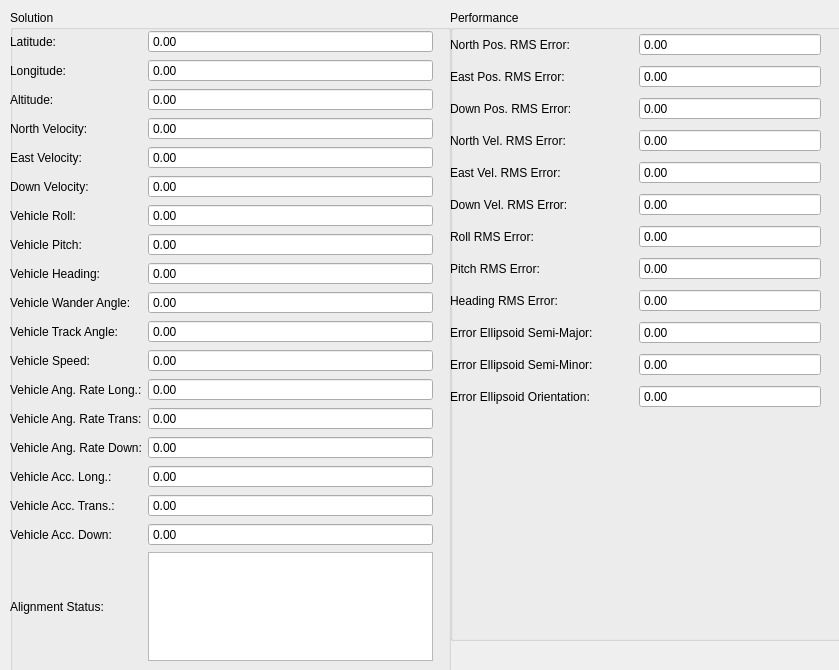
<?xml version="1.0" encoding="UTF-8"?>
<ui version="4.0">
 <class>NavigationControl</class>
 <widget class="QWidget" name="NavigationControl">
  <property name="geometry">
   <rect>
    <x>0</x>
    <y>0</y>
    <width>839</width>
    <height>670</height>
   </rect>
  </property>
  <property name="windowTitle">
   <string>Form</string>
  </property>
  <widget class="QGroupBox" name="solutionGroupBox">
   <property name="geometry">
    <rect>
     <x>10</x>
     <y>10</y>
     <width>441</width>
     <height>721</height>
    </rect>
   </property>
   <property name="title">
    <string>Solution</string>
   </property>
   <widget class="QWidget" name="gridLayoutWidget">
    <property name="geometry">
     <rect>
      <x>0</x>
      <y>20</y>
      <width>423</width>
      <height>631</height>
     </rect>
    </property>
    <layout class="QGridLayout" name="solutionLayout">
     <item row="0" column="0">
      <widget class="QLabel" name="latLabel">
       <property name="text">
        <string>Latitude:</string>
       </property>
      </widget>
     </item>
     <item row="0" column="1">
      <widget class="QDoubleSpinBox" name="latSpinBox">
       <property name="readOnly">
        <bool>true</bool>
       </property>
       <property name="buttonSymbols">
        <enum>QAbstractSpinBox::NoButtons</enum>
       </property>
       <property name="minimum">
        <double>-1000000.000000000000000</double>
       </property>
       <property name="maximum">
        <double>1000000.000000000000000</double>
       </property>
      </widget>
     </item>
     <item row="1" column="0">
      <widget class="QLabel" name="longLabel">
       <property name="text">
        <string>Longitude:</string>
       </property>
      </widget>
     </item>
     <item row="1" column="1">
      <widget class="QDoubleSpinBox" name="longSpinBox">
       <property name="readOnly">
        <bool>true</bool>
       </property>
       <property name="buttonSymbols">
        <enum>QAbstractSpinBox::NoButtons</enum>
       </property>
       <property name="minimum">
        <double>-1000000.000000000000000</double>
       </property>
       <property name="maximum">
        <double>1000000.000000000000000</double>
       </property>
      </widget>
     </item>
     <item row="2" column="0">
      <widget class="QLabel" name="altLabel">
       <property name="text">
        <string>Altitude:</string>
       </property>
      </widget>
     </item>
     <item row="2" column="1">
      <widget class="QDoubleSpinBox" name="altSpinBox">
       <property name="readOnly">
        <bool>true</bool>
       </property>
       <property name="buttonSymbols">
        <enum>QAbstractSpinBox::NoButtons</enum>
       </property>
       <property name="minimum">
        <double>-1000000.000000000000000</double>
       </property>
       <property name="maximum">
        <double>1000000.000000000000000</double>
       </property>
      </widget>
     </item>
     <item row="3" column="0">
      <widget class="QLabel" name="velNorthLabel">
       <property name="text">
        <string>North Velocity:</string>
       </property>
      </widget>
     </item>
     <item row="4" column="0">
      <widget class="QLabel" name="velEastLabel">
       <property name="text">
        <string>East Velocity:</string>
       </property>
      </widget>
     </item>
     <item row="4" column="1">
      <widget class="QDoubleSpinBox" name="velEastSpinBox">
       <property name="readOnly">
        <bool>true</bool>
       </property>
       <property name="buttonSymbols">
        <enum>QAbstractSpinBox::NoButtons</enum>
       </property>
       <property name="minimum">
        <double>-1000000.000000000000000</double>
       </property>
       <property name="maximum">
        <double>1000000.000000000000000</double>
       </property>
      </widget>
     </item>
     <item row="5" column="1">
      <widget class="QDoubleSpinBox" name="velDownSpinBox">
       <property name="readOnly">
        <bool>true</bool>
       </property>
       <property name="buttonSymbols">
        <enum>QAbstractSpinBox::NoButtons</enum>
       </property>
       <property name="minimum">
        <double>-1000000.000000000000000</double>
       </property>
       <property name="maximum">
        <double>1000000.000000000000000</double>
       </property>
      </widget>
     </item>
     <item row="6" column="1">
      <widget class="QDoubleSpinBox" name="rollSpinBox">
       <property name="readOnly">
        <bool>true</bool>
       </property>
       <property name="buttonSymbols">
        <enum>QAbstractSpinBox::NoButtons</enum>
       </property>
       <property name="minimum">
        <double>-1000000.000000000000000</double>
       </property>
       <property name="maximum">
        <double>1000000.000000000000000</double>
       </property>
      </widget>
     </item>
     <item row="5" column="0">
      <widget class="QLabel" name="velDownLabel">
       <property name="text">
        <string>Down Velocity:</string>
       </property>
      </widget>
     </item>
     <item row="6" column="0">
      <widget class="QLabel" name="rollLabel">
       <property name="text">
        <string>Vehicle Roll:</string>
       </property>
      </widget>
     </item>
     <item row="7" column="0">
      <widget class="QLabel" name="pitchLabel">
       <property name="text">
        <string>Vehicle Pitch:</string>
       </property>
      </widget>
     </item>
     <item row="7" column="1">
      <widget class="QDoubleSpinBox" name="pitchSpinBox">
       <property name="readOnly">
        <bool>true</bool>
       </property>
       <property name="buttonSymbols">
        <enum>QAbstractSpinBox::NoButtons</enum>
       </property>
       <property name="minimum">
        <double>-1000000.000000000000000</double>
       </property>
       <property name="maximum">
        <double>1000000.000000000000000</double>
       </property>
      </widget>
     </item>
     <item row="8" column="0">
      <widget class="QLabel" name="headingLabel">
       <property name="text">
        <string>Vehicle Heading:</string>
       </property>
      </widget>
     </item>
     <item row="8" column="1">
      <widget class="QDoubleSpinBox" name="headingSpinBox">
       <property name="readOnly">
        <bool>true</bool>
       </property>
       <property name="buttonSymbols">
        <enum>QAbstractSpinBox::NoButtons</enum>
       </property>
       <property name="minimum">
        <double>-1000000.000000000000000</double>
       </property>
       <property name="maximum">
        <double>1000000.000000000000000</double>
       </property>
      </widget>
     </item>
     <item row="9" column="1">
      <widget class="QDoubleSpinBox" name="wanderSpinBox">
       <property name="readOnly">
        <bool>true</bool>
       </property>
       <property name="buttonSymbols">
        <enum>QAbstractSpinBox::NoButtons</enum>
       </property>
       <property name="minimum">
        <double>-1000000.000000000000000</double>
       </property>
       <property name="maximum">
        <double>1000000.000000000000000</double>
       </property>
      </widget>
     </item>
     <item row="9" column="0">
      <widget class="QLabel" name="wanderLabel">
       <property name="text">
        <string>Vehicle Wander Angle:</string>
       </property>
      </widget>
     </item>
     <item row="10" column="0">
      <widget class="QLabel" name="trackLabel">
       <property name="text">
        <string>Vehicle Track Angle:</string>
       </property>
      </widget>
     </item>
     <item row="10" column="1">
      <widget class="QDoubleSpinBox" name="trackSpinBox">
       <property name="readOnly">
        <bool>true</bool>
       </property>
       <property name="buttonSymbols">
        <enum>QAbstractSpinBox::NoButtons</enum>
       </property>
       <property name="minimum">
        <double>-1000000.000000000000000</double>
       </property>
       <property name="maximum">
        <double>1000000.000000000000000</double>
       </property>
      </widget>
     </item>
     <item row="11" column="0">
      <widget class="QLabel" name="speedLabel">
       <property name="text">
        <string>Vehicle Speed:</string>
       </property>
      </widget>
     </item>
     <item row="11" column="1">
      <widget class="QDoubleSpinBox" name="speedSpinBox">
       <property name="readOnly">
        <bool>true</bool>
       </property>
       <property name="buttonSymbols">
        <enum>QAbstractSpinBox::NoButtons</enum>
       </property>
       <property name="minimum">
        <double>-1000000.000000000000000</double>
       </property>
       <property name="maximum">
        <double>1000000.000000000000000</double>
       </property>
      </widget>
     </item>
     <item row="12" column="0">
      <widget class="QLabel" name="rateLongLabel">
       <property name="text">
        <string>Vehicle Ang. Rate Long.:</string>
       </property>
      </widget>
     </item>
     <item row="12" column="1">
      <widget class="QDoubleSpinBox" name="rateLongSpinBox">
       <property name="readOnly">
        <bool>true</bool>
       </property>
       <property name="buttonSymbols">
        <enum>QAbstractSpinBox::NoButtons</enum>
       </property>
       <property name="minimum">
        <double>-1000000.000000000000000</double>
       </property>
       <property name="maximum">
        <double>1000000.000000000000000</double>
       </property>
      </widget>
     </item>
     <item row="13" column="0">
      <widget class="QLabel" name="rateTransLabel">
       <property name="text">
        <string>Vehicle Ang. Rate Trans:</string>
       </property>
      </widget>
     </item>
     <item row="13" column="1">
      <widget class="QDoubleSpinBox" name="rateTransSpinBox">
       <property name="readOnly">
        <bool>true</bool>
       </property>
       <property name="buttonSymbols">
        <enum>QAbstractSpinBox::NoButtons</enum>
       </property>
       <property name="minimum">
        <double>-1000000.000000000000000</double>
       </property>
       <property name="maximum">
        <double>1000000.000000000000000</double>
       </property>
      </widget>
     </item>
     <item row="14" column="0">
      <widget class="QLabel" name="rateDownLabel">
       <property name="text">
        <string>Vehicle Ang. Rate Down:</string>
       </property>
      </widget>
     </item>
     <item row="14" column="1">
      <widget class="QDoubleSpinBox" name="rateDownSpinBox">
       <property name="readOnly">
        <bool>true</bool>
       </property>
       <property name="buttonSymbols">
        <enum>QAbstractSpinBox::NoButtons</enum>
       </property>
       <property name="minimum">
        <double>-1000000.000000000000000</double>
       </property>
       <property name="maximum">
        <double>1000000.000000000000000</double>
       </property>
      </widget>
     </item>
     <item row="15" column="0">
      <widget class="QLabel" name="accLongLabel">
       <property name="text">
        <string>Vehicle Acc. Long.:</string>
       </property>
      </widget>
     </item>
     <item row="15" column="1">
      <widget class="QDoubleSpinBox" name="accLongSpinBox">
       <property name="readOnly">
        <bool>true</bool>
       </property>
       <property name="buttonSymbols">
        <enum>QAbstractSpinBox::NoButtons</enum>
       </property>
       <property name="minimum">
        <double>-1000000.000000000000000</double>
       </property>
       <property name="maximum">
        <double>1000000.000000000000000</double>
       </property>
      </widget>
     </item>
     <item row="16" column="0">
      <widget class="QLabel" name="accTransLabel">
       <property name="text">
        <string>Vehicle Acc. Trans.:</string>
       </property>
      </widget>
     </item>
     <item row="16" column="1">
      <widget class="QDoubleSpinBox" name="accTransSpinBox">
       <property name="buttonSymbols">
        <enum>QAbstractSpinBox::NoButtons</enum>
       </property>
       <property name="minimum">
        <double>-1000000.000000000000000</double>
       </property>
       <property name="maximum">
        <double>1000000.000000000000000</double>
       </property>
      </widget>
     </item>
     <item row="17" column="0">
      <widget class="QLabel" name="accDownLabel">
       <property name="text">
        <string>Vehicle Acc. Down:</string>
       </property>
      </widget>
     </item>
     <item row="17" column="1">
      <widget class="QDoubleSpinBox" name="accDownSpinBox">
       <property name="readOnly">
        <bool>true</bool>
       </property>
       <property name="buttonSymbols">
        <enum>QAbstractSpinBox::NoButtons</enum>
       </property>
       <property name="minimum">
        <double>-1000000.000000000000000</double>
       </property>
       <property name="maximum">
        <double>1000000.000000000000000</double>
       </property>
      </widget>
     </item>
     <item row="18" column="0">
      <widget class="QLabel" name="alignmentLabel">
       <property name="text">
        <string>Alignment Status:</string>
       </property>
      </widget>
     </item>
     <item row="18" column="1">
      <widget class="QTextBrowser" name="alignmentText">
       <property name="sizePolicy">
        <sizepolicy hsizetype="Expanding" vsizetype="Expanding">
         <horstretch>0</horstretch>
         <verstretch>0</verstretch>
        </sizepolicy>
       </property>
      </widget>
     </item>
     <item row="3" column="1">
      <widget class="QDoubleSpinBox" name="velNorthSpinBox">
       <property name="readOnly">
        <bool>true</bool>
       </property>
       <property name="buttonSymbols">
        <enum>QAbstractSpinBox::NoButtons</enum>
       </property>
       <property name="minimum">
        <double>-1000000.000000000000000</double>
       </property>
       <property name="maximum">
        <double>1000000.000000000000000</double>
       </property>
      </widget>
     </item>
    </layout>
   </widget>
  </widget>
  <widget class="QGroupBox" name="performanceGroupBox">
   <property name="geometry">
    <rect>
     <x>450</x>
     <y>10</y>
     <width>481</width>
     <height>631</height>
    </rect>
   </property>
   <property name="title">
    <string>Performance</string>
   </property>
   <widget class="QWidget" name="gridLayoutWidget_2">
    <property name="geometry">
     <rect>
      <x>0</x>
      <y>20</y>
      <width>371</width>
      <height>392</height>
     </rect>
    </property>
    <layout class="QGridLayout" name="performanceLayout">
     <item row="7" column="0">
      <widget class="QLabel" name="rollRMSLabel">
       <property name="text">
        <string>Roll RMS Error:</string>
       </property>
      </widget>
     </item>
     <item row="8" column="0">
      <widget class="QLabel" name="pitchRMSLabel">
       <property name="text">
        <string>Pitch RMS Error:</string>
       </property>
      </widget>
     </item>
     <item row="9" column="0">
      <widget class="QLabel" name="headingRMSLabel">
       <property name="text">
        <string>Heading RMS Error:</string>
       </property>
      </widget>
     </item>
     <item row="5" column="0">
      <widget class="QLabel" name="velEastRMSLabel">
       <property name="text">
        <string>East Vel. RMS Error:</string>
       </property>
      </widget>
     </item>
     <item row="6" column="0">
      <widget class="QLabel" name="velDownRMSLabel">
       <property name="text">
        <string>Down Vel. RMS Error:</string>
       </property>
      </widget>
     </item>
     <item row="1" column="0">
      <widget class="QLabel" name="posNorthLabel">
       <property name="text">
        <string>North Pos. RMS Error:</string>
       </property>
      </widget>
     </item>
     <item row="2" column="0">
      <widget class="QLabel" name="posEastLabel">
       <property name="text">
        <string>East Pos. RMS Error:</string>
       </property>
      </widget>
     </item>
     <item row="3" column="0">
      <widget class="QLabel" name="posDownLabel">
       <property name="text">
        <string>Down Pos. RMS Error:</string>
       </property>
      </widget>
     </item>
     <item row="1" column="1">
      <widget class="QDoubleSpinBox" name="posNorthRMSSpinBox">
       <property name="readOnly">
        <bool>true</bool>
       </property>
       <property name="buttonSymbols">
        <enum>QAbstractSpinBox::NoButtons</enum>
       </property>
       <property name="minimum">
        <double>-1000000.000000000000000</double>
       </property>
       <property name="maximum">
        <double>1000000.000000000000000</double>
       </property>
      </widget>
     </item>
     <item row="2" column="1">
      <widget class="QDoubleSpinBox" name="posEastRMSSpinBox">
       <property name="readOnly">
        <bool>true</bool>
       </property>
       <property name="buttonSymbols">
        <enum>QAbstractSpinBox::NoButtons</enum>
       </property>
       <property name="minimum">
        <double>-1000000.000000000000000</double>
       </property>
       <property name="maximum">
        <double>1000000.000000000000000</double>
       </property>
      </widget>
     </item>
     <item row="3" column="1">
      <widget class="QDoubleSpinBox" name="posDownRMSSpinBox">
       <property name="readOnly">
        <bool>true</bool>
       </property>
       <property name="buttonSymbols">
        <enum>QAbstractSpinBox::NoButtons</enum>
       </property>
       <property name="minimum">
        <double>-1000000.000000000000000</double>
       </property>
       <property name="maximum">
        <double>1000000.000000000000000</double>
       </property>
      </widget>
     </item>
     <item row="4" column="1">
      <widget class="QDoubleSpinBox" name="velNorthRMSSpinBox">
       <property name="readOnly">
        <bool>true</bool>
       </property>
       <property name="buttonSymbols">
        <enum>QAbstractSpinBox::NoButtons</enum>
       </property>
       <property name="minimum">
        <double>-1000000.000000000000000</double>
       </property>
       <property name="maximum">
        <double>1000000.000000000000000</double>
       </property>
      </widget>
     </item>
     <item row="5" column="1">
      <widget class="QDoubleSpinBox" name="velEastRMSSpinBox">
       <property name="readOnly">
        <bool>true</bool>
       </property>
       <property name="buttonSymbols">
        <enum>QAbstractSpinBox::NoButtons</enum>
       </property>
       <property name="minimum">
        <double>-1000000.000000000000000</double>
       </property>
       <property name="maximum">
        <double>1000000.000000000000000</double>
       </property>
      </widget>
     </item>
     <item row="6" column="1">
      <widget class="QDoubleSpinBox" name="velDownRMSSpinBox">
       <property name="readOnly">
        <bool>true</bool>
       </property>
       <property name="buttonSymbols">
        <enum>QAbstractSpinBox::NoButtons</enum>
       </property>
       <property name="minimum">
        <double>-1000000.000000000000000</double>
       </property>
       <property name="maximum">
        <double>1000000.000000000000000</double>
       </property>
      </widget>
     </item>
     <item row="7" column="1">
      <widget class="QDoubleSpinBox" name="rollRMSSpinBox">
       <property name="readOnly">
        <bool>true</bool>
       </property>
       <property name="buttonSymbols">
        <enum>QAbstractSpinBox::NoButtons</enum>
       </property>
       <property name="minimum">
        <double>-1000000.000000000000000</double>
       </property>
       <property name="maximum">
        <double>1000000.000000000000000</double>
       </property>
      </widget>
     </item>
     <item row="8" column="1">
      <widget class="QDoubleSpinBox" name="pitchRMSSpinBox">
       <property name="readOnly">
        <bool>true</bool>
       </property>
       <property name="buttonSymbols">
        <enum>QAbstractSpinBox::NoButtons</enum>
       </property>
       <property name="minimum">
        <double>-1000000.000000000000000</double>
       </property>
       <property name="maximum">
        <double>1000000.000000000000000</double>
       </property>
      </widget>
     </item>
     <item row="9" column="1">
      <widget class="QDoubleSpinBox" name="headingRMSSpinBox">
       <property name="readOnly">
        <bool>true</bool>
       </property>
       <property name="buttonSymbols">
        <enum>QAbstractSpinBox::NoButtons</enum>
       </property>
       <property name="minimum">
        <double>-1000000.000000000000000</double>
       </property>
       <property name="maximum">
        <double>1000000.000000000000000</double>
       </property>
      </widget>
     </item>
     <item row="10" column="0">
      <widget class="QLabel" name="semiMajorLabel">
       <property name="text">
        <string>Error Ellipsoid Semi-Major:</string>
       </property>
      </widget>
     </item>
     <item row="11" column="0">
      <widget class="QLabel" name="semiMinorLabel">
       <property name="text">
        <string>Error Ellipsoid Semi-Minor:</string>
       </property>
      </widget>
     </item>
     <item row="12" column="0">
      <widget class="QLabel" name="orientationLabel">
       <property name="text">
        <string>Error Ellipsoid Orientation:</string>
       </property>
      </widget>
     </item>
     <item row="10" column="1">
      <widget class="QDoubleSpinBox" name="semiMajorSpinBox">
       <property name="readOnly">
        <bool>true</bool>
       </property>
       <property name="buttonSymbols">
        <enum>QAbstractSpinBox::NoButtons</enum>
       </property>
       <property name="minimum">
        <double>-1000000.000000000000000</double>
       </property>
       <property name="maximum">
        <double>1000000.000000000000000</double>
       </property>
      </widget>
     </item>
     <item row="11" column="1">
      <widget class="QDoubleSpinBox" name="semiMinorSpinBox">
       <property name="readOnly">
        <bool>true</bool>
       </property>
       <property name="buttonSymbols">
        <enum>QAbstractSpinBox::NoButtons</enum>
       </property>
       <property name="minimum">
        <double>-1000000.000000000000000</double>
       </property>
       <property name="maximum">
        <double>1000000.000000000000000</double>
       </property>
      </widget>
     </item>
     <item row="12" column="1">
      <widget class="QDoubleSpinBox" name="orientationSpinBox">
       <property name="readOnly">
        <bool>true</bool>
       </property>
       <property name="buttonSymbols">
        <enum>QAbstractSpinBox::NoButtons</enum>
       </property>
       <property name="minimum">
        <double>-1000000.000000000000000</double>
       </property>
       <property name="maximum">
        <double>1000000.000000000000000</double>
       </property>
      </widget>
     </item>
     <item row="4" column="0">
      <widget class="QLabel" name="velNorthRMSLabel">
       <property name="text">
        <string>North Vel. RMS Error:</string>
       </property>
      </widget>
     </item>
    </layout>
   </widget>
  </widget>
 </widget>
 <resources/>
 <connections/>
</ui>
